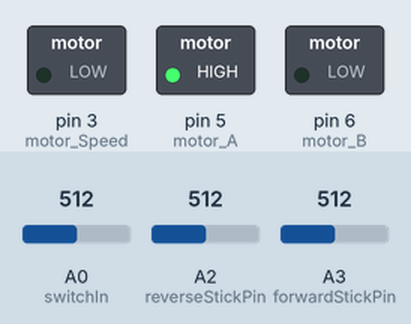
Simulated run of this sketch. Board: Arduino Uno, built with avr-gcc and run on an emulated ATmega328P. Parts: switched loads named in the sketch (green lamp = pin HIGH). The inputs (shaded band) are chosen by the test bench; at power-on: A0 (switchIn) = 512, A2 (reverseStickPin) = 512, A3 (forwardStickPin) = 512.

Above: at 1.2 s.
1.3 s: A0 (switchIn) set to 0
At 2.25 s:
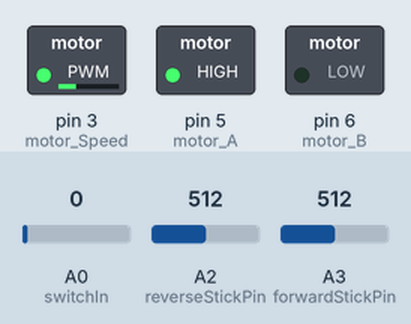
4.3 s: A0 (switchIn) set to 122
At 5.7 s:
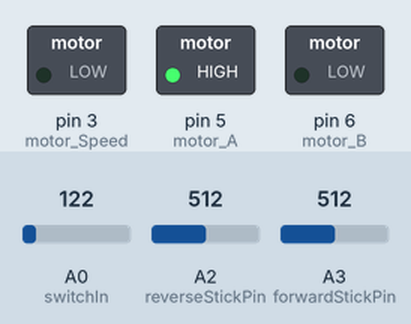
6.3 s: A2 (reverseStickPin) set to 0
At 6.9 s:
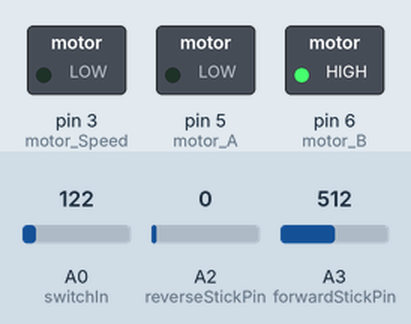
7.8 s: A0 (switchIn) set to 0
At 11.2 s:
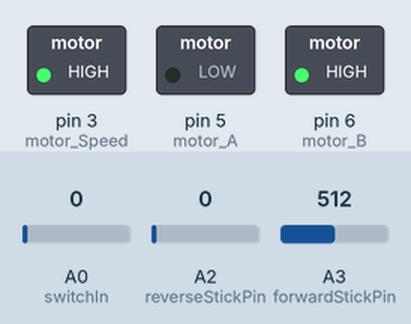
Timing chart, 0 to 11.8 s (numbered marks = the images above; inputs shaded):
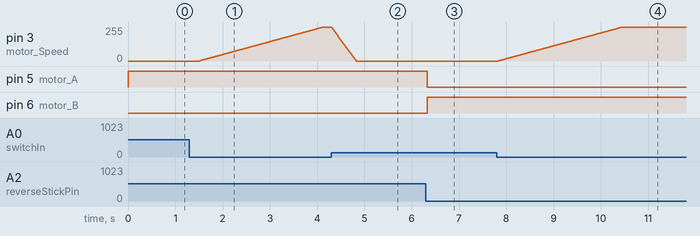

Measured:
- after the input at 1.3 s, pin 3 (motor_Speed): moves from 0/255 to 255/255 over 2.6 s, starting after 0.20 s
- after the input at 4.3 s, pin 3 (motor_Speed): moves from 255/255 to 0/255 over 0.52 s, starting at once
- after the input at 6.3 s, pin 5 (motor_A): HIGH → LOW at once; pin 6 (motor_B): LOW → HIGH at once
- after the input at 7.8 s, pin 3 (motor_Speed): moves from 0/255 to 255/255 over 2.6 s, starting at once

The sketch:

sketch.ino
```cpp
int motor_A=5;
int motor_B=6;
int motor_Speed=3;
int switchIn=0;
int currentSpeed=0;
int acceleration=1;
int brakeSpeed=-5;

int forwardStickPin=3;
int reverseStickPin=2;
int reverseOrForward=1;

void setup() {
  pinMode(motor_A, OUTPUT);
  pinMode(motor_B, OUTPUT);
  pinMode(motor_Speed, OUTPUT);
  pinMode(forwardStickPin, INPUT);
  pinMode(reverseStickPin, INPUT);
  pinMode(switchIn, INPUT);
  digitalWrite(motor_A, HIGH);
  digitalWrite(motor_B, LOW);
}

int setSpeed(int delta) {
  int newSpeed = constrain(currentSpeed + delta, 0, 255);
  analogWrite(motor_Speed, newSpeed);
  return newSpeed;
}

// set to reverse if last was forward,
// set to forward if last was reverse
int readShiftStick() {
  int f = !analogRead(forwardStickPin);
  int r = !analogRead(reverseStickPin);
  bool bothOff = !(f | r);
  //Serial.print(f);
  //Serial.print("/");
  //Serial.print(r);
  //Serial.print(" , ");
  //Serial.print(bothOff);

  int newReverseOrForward = bothOff ? reverseOrForward : f ? 1 : 0;
  return reverseOrForward ^ newReverseOrForward  && currentSpeed == 0 ? newReverseOrForward : reverseOrForward;
}

void loop() {
  int powerSwitch = ! analogRead(switchIn);
  reverseOrForward = readShiftStick();

  digitalWrite(motor_A, reverseOrForward ? HIGH : LOW);
  digitalWrite(motor_B, reverseOrForward ? LOW : HIGH);

  currentSpeed = setSpeed(powerSwitch ? acceleration : brakeSpeed);
  //Serial.println(reverseOrForward);

  delay(currentSpeed == 0 ? 300 : 10);
}
```
